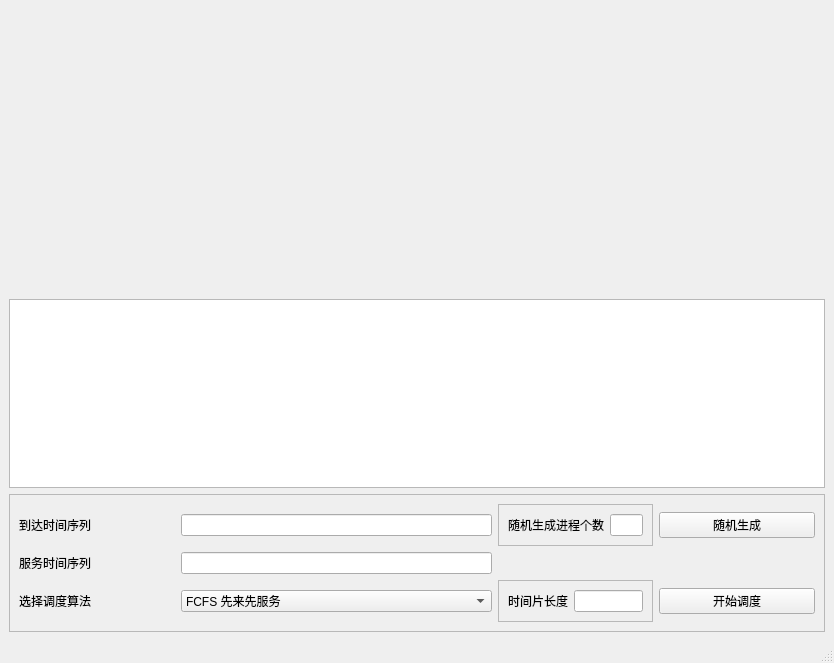
<?xml version="1.0" encoding="UTF-8"?>
<ui version="4.0">
 <class>MainWindow</class>
 <widget class="QMainWindow" name="MainWindow">
  <property name="geometry">
   <rect>
    <x>0</x>
    <y>0</y>
    <width>834</width>
    <height>663</height>
   </rect>
  </property>
  <property name="windowTitle">
   <string>进程调度</string>
  </property>
  <widget class="QWidget" name="centralwidget">
   <layout class="QVBoxLayout" name="verticalLayout" stretch="3,2,1">
    <item>
     <widget class="QWidget" name="widget_plot" native="true"/>
    </item>
    <item>
     <widget class="QTableWidget" name="tableWidget_process"/>
    </item>
    <item>
     <widget class="QFrame" name="frame">
      <property name="frameShape">
       <enum>QFrame::StyledPanel</enum>
      </property>
      <property name="frameShadow">
       <enum>QFrame::Raised</enum>
      </property>
      <layout class="QGridLayout" name="gridLayout" rowstretch="0,0,0,0,0,0" columnstretch="1,2,1,1">
       <item row="5" column="3">
        <widget class="QPushButton" name="pushButton_schedule">
         <property name="text">
          <string>开始调度</string>
         </property>
        </widget>
       </item>
       <item row="1" column="3">
        <widget class="QPushButton" name="pushButton_random">
         <property name="text">
          <string>随机生成</string>
         </property>
        </widget>
       </item>
       <item row="5" column="1">
        <widget class="QComboBox" name="comboBox_method">
         <property name="duplicatesEnabled">
          <bool>false</bool>
         </property>
         <item>
          <property name="text">
           <string>FCFS 先来先服务</string>
          </property>
         </item>
         <item>
          <property name="text">
           <string>RR 轮转算法</string>
          </property>
         </item>
         <item>
          <property name="text">
           <string>HRN 高响应比优先</string>
          </property>
         </item>
         <item>
          <property name="text">
           <string>SJF 短作业优先</string>
          </property>
         </item>
        </widget>
       </item>
       <item row="5" column="2">
        <widget class="QFrame" name="frame_time_slice">
         <property name="frameShape">
          <enum>QFrame::StyledPanel</enum>
         </property>
         <property name="frameShadow">
          <enum>QFrame::Raised</enum>
         </property>
         <layout class="QHBoxLayout" name="horizontalLayout">
          <item>
           <widget class="QLabel" name="label_time_slice">
            <property name="text">
             <string>时间片长度</string>
            </property>
           </widget>
          </item>
          <item>
           <widget class="QLineEdit" name="lineEdit_time_slice"/>
          </item>
         </layout>
        </widget>
       </item>
       <item row="4" column="0">
        <widget class="QLabel" name="label_service">
         <property name="text">
          <string>服务时间序列</string>
         </property>
        </widget>
       </item>
       <item row="1" column="1">
        <widget class="QLineEdit" name="lineEdit_arrive"/>
       </item>
       <item row="1" column="0">
        <widget class="QLabel" name="label_arrive">
         <property name="text">
          <string>到达时间序列</string>
         </property>
        </widget>
       </item>
       <item row="5" column="0">
        <widget class="QLabel" name="label_method">
         <property name="text">
          <string>选择调度算法</string>
         </property>
        </widget>
       </item>
       <item row="4" column="1">
        <widget class="QLineEdit" name="lineEdit_service"/>
       </item>
       <item row="1" column="2">
        <widget class="QFrame" name="frame_random">
         <property name="frameShape">
          <enum>QFrame::StyledPanel</enum>
         </property>
         <property name="frameShadow">
          <enum>QFrame::Raised</enum>
         </property>
         <layout class="QHBoxLayout" name="horizontalLayout_2">
          <item>
           <widget class="QLabel" name="label_random">
            <property name="text">
             <string>随机生成进程个数</string>
            </property>
           </widget>
          </item>
          <item>
           <widget class="QLineEdit" name="lineEdit_random"/>
          </item>
         </layout>
        </widget>
       </item>
      </layout>
     </widget>
    </item>
   </layout>
  </widget>
  <widget class="QMenuBar" name="menubar">
   <property name="geometry">
    <rect>
     <x>0</x>
     <y>0</y>
     <width>834</width>
     <height>23</height>
    </rect>
   </property>
  </widget>
  <widget class="QStatusBar" name="statusbar"/>
 </widget>
 <resources/>
 <connections/>
</ui>
